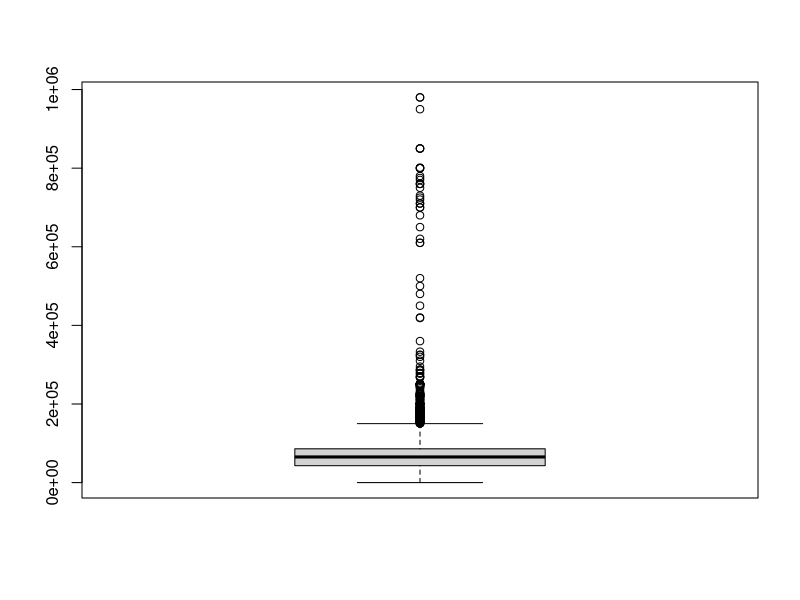
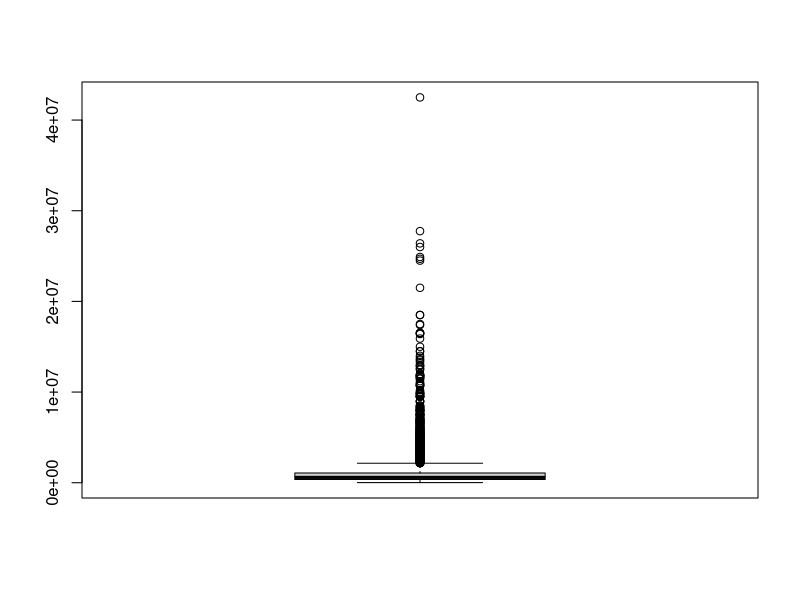

The R script that drew these images, in order:
Sys.setlocale("LC_TIME", "C")  # Set to English for date parsing"convert NOV -> 11"
#Load data set and view its structure
data_frame <- read.csv("used_car_dataset.csv",na.strings="")
str(data_frame)

# Data cleaning
data_frame <- na.omit(data_frame)  

# Removing duplicates
data_frame <- unique(data_frame)


#Changing PostedDate column into date format for later analysis
Sys.setlocale("LC_TIME", "C")  # Set to English for date parsing"convert NOV -> 11"
data_frame$PostedDate <- paste0(data_frame$PostedDate, "-15")
data_frame$PostedDate <- as.Date(strptime(data_frame$PostedDate, format="%b-%y-%d"))

#Extracting year from PostedDate
data_frame$PostedYear <- as.integer(format(data_frame$PostedDate, "%Y"))

#Discovering and fixing Age inconsistency isssue
unique(data_frame$Year + data_frame$Age == data_frame$PostedYear)
data_frame$Age = (data_frame$PostedYear - data_frame$Year)

#Checking nominal values
unique(data_frame$Brand)
unique(data_frame$kmDriven)
unique(data_frame$model)
unique(data_frame$Transmission)
unique(data_frame$Owner)
unique(data_frame$FuelType)

#Changing numeric strings into numeric
data_frame$kmDriven = gsub(",", "", data_frame$kmDriven)
data_frame$kmDriven = sub("km", "", data_frame$kmDriven)
data_frame$kmDriven = as.integer(data_frame$kmDriven)

data_frame$AskPrice = gsub(",", "", data_frame$AskPrice)
data_frame$AskPrice = sub("₹", "", data_frame$AskPrice)
data_frame$AskPrice = as.integer(data_frame$AskPrice)


#Fixing numeric data outliers problem
boxplot(data_frame$kmDriven)
kmDriven.Q1 <- quantile(data_frame$kmDriven, 0.25)
kmDriven.Q3 <- quantile(data_frame$kmDriven, 0.75)
kmDriven.IQR <- IQR(data_frame$kmDriven)
data_frame$kmDriven[data_frame$kmDriven < kmDriven.Q1 - 1.5*kmDriven.IQR] <- kmDriven.Q1 - 1.5*kmDriven.IQR
data_frame$kmDriven[data_frame$kmDriven > kmDriven.Q3 + 1.5*kmDriven.IQR] <- kmDriven.Q3 + 1.5*kmDriven.IQR

boxplot(data_frame$AskPrice)
AskPrice.Q1 <- quantile(data_frame$AskPrice, 0.25)
AskPrice.IQR <- IQR(data_frame$AskPrice)
data_frame$AskPrice[data_frame$AskPrice < AskPrice.Q1 - 1.5*AskPrice.IQR] = AskPrice.Q1 - 1.5*AskPrice.IQR

#Log transformation for ask price to reduce high outliers impact
data_frame$LogAskPrice = log(data_frame$AskPrice)

head(data_frame)
str(data_frame)
# Save cleaned data
write.csv(data_frame, "cleaned_data.csv", row.names=FALSE)

